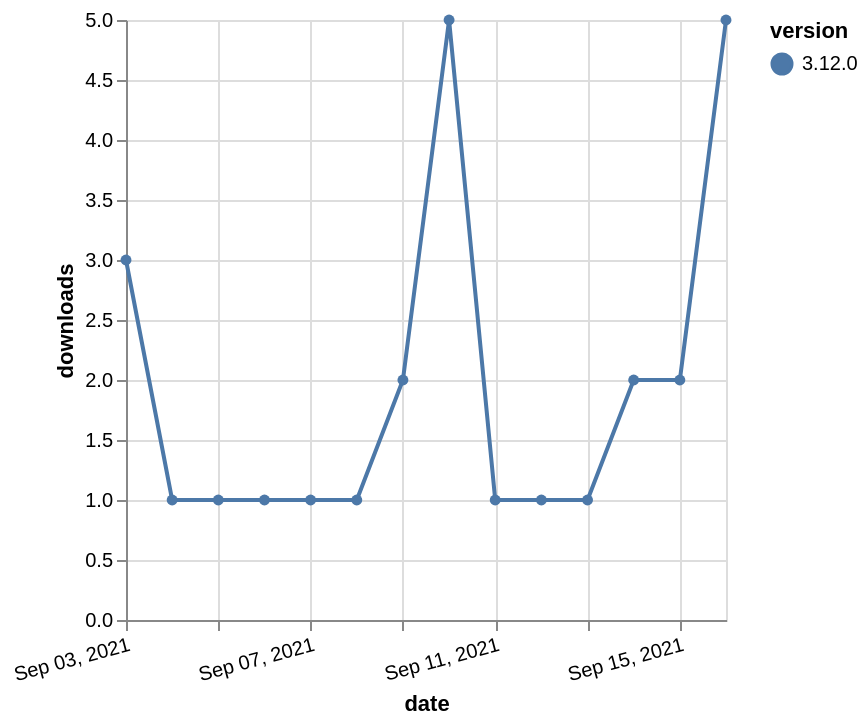

Express this chart as Vega-Lite.
### Vega-Lite specification from a JSON file in a GitHub repository (floating-point values rounded to 4 significant figures)
{"$schema": "https://vega.github.io/schema/vega-lite/v5.json", "description": "A simple bar chart with embedded data.", "data": {"values": [{"date": "2021-09-03", "total": 561, "delta": 3, "version": "3.12.0"}, {"date": "2021-09-04", "total": 562, "delta": 1, "version": "3.12.0"}, {"date": "2021-09-05", "total": 563, "delta": 1, "version": "3.12.0"}, {"date": "2021-09-06", "total": 564, "delta": 1, "version": "3.12.0"}, {"date": "2021-09-07", "total": 565, "delta": 1, "version": "3.12.0"}, {"date": "2021-09-08", "total": 566, "delta": 1, "version": "3.12.0"}, {"date": "2021-09-09", "total": 568, "delta": 2, "version": "3.12.0"}, {"date": "2021-09-10", "total": 573, "delta": 5, "version": "3.12.0"}, {"date": "2021-09-11", "total": 574, "delta": 1, "version": "3.12.0"}, {"date": "2021-09-12", "total": 575, "delta": 1, "version": "3.12.0"}, {"date": "2021-09-13", "total": 576, "delta": 1, "version": "3.12.0"}, {"date": "2021-09-14", "total": 578, "delta": 2, "version": "3.12.0"}, {"date": "2021-09-15", "total": 580, "delta": 2, "version": "3.12.0"}, {"date": "2021-09-16", "total": 585, "delta": 5, "version": "3.12.0"}]}, "width": "container", "mark": {"type": "line", "point": {"filled": true}}, "encoding": {"x": {"field": "date", "type": "temporal", "timeUnit": "yearmonthdate", "title": "date", "axis": {"labelAngle": -15}}, "y": {"field": "delta", "type": "quantitative", "title": "downloads"}, "color": {"field": "version", "type": "nominal"}, "tooltip": {"field": "delta"}}}
